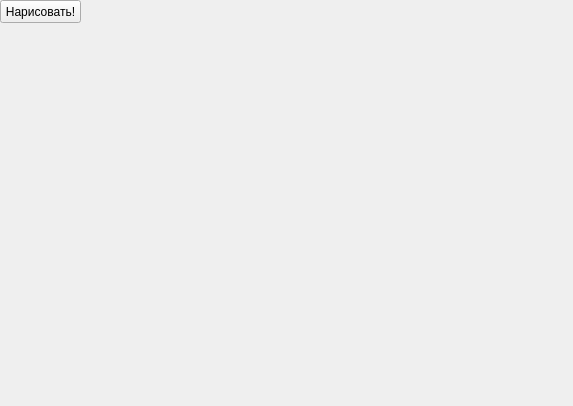
<?xml version="1.0" encoding="UTF-8"?>
<ui version="4.0">
 <class>Form</class>
 <widget class="QWidget" name="Form">
  <property name="geometry">
   <rect>
    <x>0</x>
    <y>0</y>
    <width>573</width>
    <height>406</height>
   </rect>
  </property>
  <property name="windowTitle">
   <string>Form</string>
  </property>
  <widget class="QPushButton" name="btn">
   <property name="geometry">
    <rect>
     <x>0</x>
     <y>0</y>
     <width>81</width>
     <height>23</height>
    </rect>
   </property>
   <property name="text">
    <string>Нарисовать!</string>
   </property>
  </widget>
 </widget>
 <resources/>
 <connections/>
</ui>
